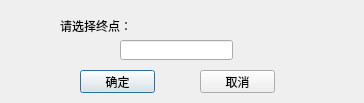
<?xml version="1.0" encoding="UTF-8"?>
<ui version="4.0">
 <class>SelectEnd</class>
 <widget class="QDialog" name="SelectEnd">
  <property name="geometry">
   <rect>
    <x>0</x>
    <y>0</y>
    <width>364</width>
    <height>103</height>
   </rect>
  </property>
  <property name="windowTitle">
   <string>Dialog</string>
  </property>
  <widget class="QLabel" name="label">
   <property name="geometry">
    <rect>
     <x>60</x>
     <y>10</y>
     <width>251</width>
     <height>31</height>
    </rect>
   </property>
   <property name="text">
    <string>请选择终点：</string>
   </property>
  </widget>
  <widget class="QLineEdit" name="lineEdit">
   <property name="geometry">
    <rect>
     <x>120</x>
     <y>40</y>
     <width>113</width>
     <height>20</height>
    </rect>
   </property>
  </widget>
  <widget class="QPushButton" name="saveButton">
   <property name="geometry">
    <rect>
     <x>80</x>
     <y>70</y>
     <width>75</width>
     <height>23</height>
    </rect>
   </property>
   <property name="text">
    <string>确定</string>
   </property>
  </widget>
  <widget class="QPushButton" name="cancelButton">
   <property name="geometry">
    <rect>
     <x>200</x>
     <y>70</y>
     <width>75</width>
     <height>23</height>
    </rect>
   </property>
   <property name="text">
    <string>取消</string>
   </property>
  </widget>
 </widget>
 <resources/>
 <connections/>
</ui>
